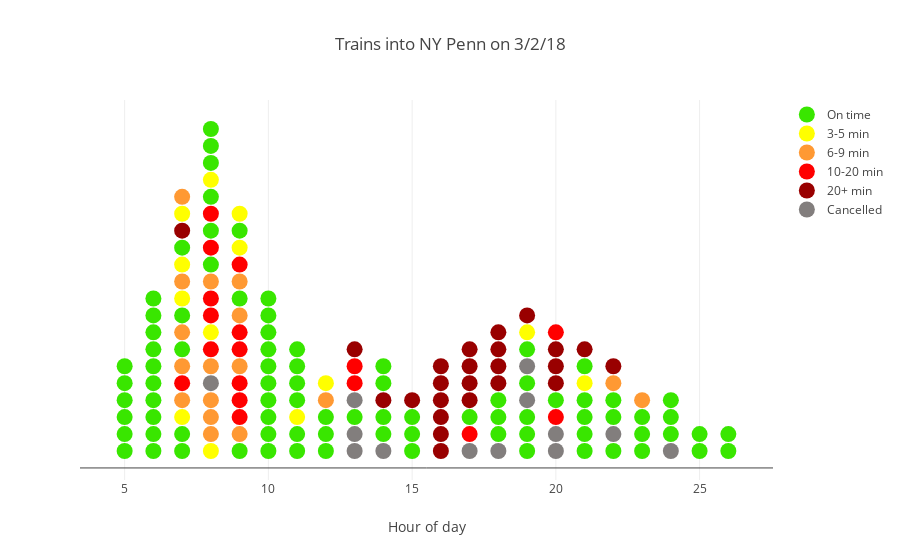

Here is the notebook cell this chart was saved with:
### Code cell
traces = []
for trace in into_traces:
    trace_data = trace[0]
    trace_name = trace[1]
    traces.append(go.Scatter(
        x = trace_data['sched_hour'],
        y = trace_data['sequence'],
        mode='markers',
        marker=dict(
            size='16',
            color = trace_data['severity_color'], #set color equal to a variable
        ),
        text = trace_data['line'] + trace_data['id'],
        name = trace_name
    ))
layout = go.Layout(
        title='Trains into NY Penn on 3/2/18',
        xaxis=dict(
            title='Hour of day'
        ),
        yaxis=dict(
            ticks='',
            showticklabels=False,
            showgrid=False
        )
    )
fig = go.Figure(data=traces, layout=layout)
plotly.offline.iplot(fig)

### Figure 1 — Plotly figure (JSON) as saved in the notebook; plotly's stock layout.template omitted (floating-point values rounded to 4 significant figures)
{"data": [{"marker": {"color": ["#39e600", "#39e600", "#39e600", "#39e600", "#39e600", "#39e600", "#39e600", "#39e600", "#39e600", "#39e600", "#39e600", "#39e600", "#39e600", "#39e600", "#39e600", "#39e600", "#39e600", "#39e600", "#39e600", "#39e600", "#39e600", "#39e600", "#39e600", "#39e600", "#39e600", "#39e600", "#39e600", "#39e600", "#39e600", "#39e600", "#39e600", "#39e600", "#39e600", "#39e600", "#39e600", "#39e600", "#39e600", "#39e600", "#39e600", "#39e600", "#39e600", "#39e600", "#39e600", "#39e600", "#39e600", "#39e600", "#39e600", "#39e600", "#39e600", "#39e600", "#39e600", "#39e600", "#39e600", "#39e600", "#39e600", "#39e600", "#39e600", "#39e600", "#39e600", "#39e600", "#39e600", "#39e600", "#39e600", "#39e600", "#39e600", "#39e600", "#39e600", "#39e600", "#39e600", "#39e600", "#39e600", "#39e600", "#39e600", "#39e600", "#39e600", "#39e600", "#39e600", "#39e600", "#39e600", "#39e600", "#39e600", "#39e600", "#39e600", "#39e600", "#39e600"], "size": "16"}, "mode": "markers", "name": "On time", "text": ["No Jersey Coast3202", "No Jersey Coast3204", "No Jersey Coast3208", "No Jersey Coast3224", "No Jersey Coast3230", "No Jersey Coast3232", "No Jersey Coast3236", "No Jersey Coast3248", "No Jersey Coast3252", "No Jersey Coast3288", "No Jersey Coast3292", "No Jersey Coast3326", "No Jersey Coast3508", "No Jersey Coast3512", "No Jersey Coast3516", "No Jersey Coast3598", "Northeast Corrdr3700", "Northeast Corrdr3702", "Northeast Corrdr3704", "Northeast Corrdr3714", "Northeast Corrdr3718", "Northeast Corrdr3722", "Northeast Corrdr3738", "Northeast Corrdr3806", "Northeast Corrdr3808", "Northeast Corrdr3810", "Northeast Corrdr3812", "Northeast Corrdr3818", "Northeast Corrdr3832", "Northeast Corrdr3834", "Northeast Corrdr3836", "Northeast Corrdr3838", "Northeast Corrdr3840", "Northeast Corrdr3846", "Northeast Corrdr3848", "Northeast Corrdr3852", "Northeast Corrdr3880", "Northeast Corrdr3888", "Northeast Corrdr3892", "Northeast Corrdr3898", "Northeast Corrdr3910", "Northeast Corrdr3914", "Northeast Corrdr3926", "Northeast Corrdr3934", "Northeast Corrdr3936", "Raritan Valley5126", "Raritan Valley5132", "Raritan Valley5152", "Raritan Valley5154", "Raritan Valley5156", "Raritan Valley5170", "Montclair-Boonton6200", "Montclair-Boonton6202", "Montclair-Boonton6204", "Montclair-Boonton6214", "Montclair-Boonton6222", "Montclair-Boonton6226", "Montclair-Boonton6238", "Montclair-Boonton6242", "Montclair-Boonton6252", "Montclair-Boonton6258", "Montclair-Boonton6270", "Montclair-Boonton6274", "Montclair-Boonton6278", "Montclair-Boonton6280", "Morristown Line6318", "Morristown Line6328", "Gladstone Branch6406", "Morristown Line6602", "Morristown Line6604", "Morristown Line6606", "Morristown Line6612", "Morristown Line6620", "Morristown Line6628", "Morristown Line6632", "Morristown Line6636", "Morristown Line6664", "Morristown Line6666", "Morristown Line6668", "Morristown Line6670", "Morristown Line6672", "Morristown Line6674", "Morristown Line6676", "No Jersey Coast7200", "Northeast Corrdr7800"], "type": "scatter", "x": [5, 5, 6, 8, 9, 10, 11, 14, 15, 24, 25, 9, 10, 19, 21, 19, 6, 6, 7, 8, 9, 10, 18, 5, 5, 6, 6, 7, 10, 11, 11, 12, 13, 14, 14, 15, 22, 24, 25, 18, 6, 7, 8, 10, 10, 10, 12, 21, 22, 23, 11, 5, 6, 6, 8, 10, 11, 14, 15, 17, 19, 21, 22, 23, 24, 8, 10, 7, 5, 6, 6, 7, 8, 10, 11, 12, 18, 19, 19, 20, 21, 21, 23, 26, 26], "y": [2, 6, 5, 14, 14, 9, 5, 3, 1, 2, 1, 1, 3, 5, 2, 1, 2, 7, 1, 19, 10, 4, 2, 1, 4, 4, 9, 13, 8, 2, 6, 2, 3, 2, 5, 2, 4, 4, 2, 4, 3, 2, 16, 2, 6, 1, 1, 3, 3, 2, 1, 3, 1, 8, 20, 10, 7, 6, 3, 3, 2, 1, 1, 3, 3, 12, 7, 7, 5, 6, 10, 9, 18, 5, 4, 3, 3, 3, 7, 4, 4, 6, 1, 1, 2]}, {"marker": {"color": ["#ffff00", "#ffff00", "#ffff00", "#ffff00", "#ffff00", "#ffff00", "#ffff00", "#ffff00", "#ffff00", "#ffff00", "#ffff00", "#ffff00", "#ffff00"], "size": "16"}, "mode": "markers", "name": "3-5 min", "text": ["No Jersey Coast3272", "No Jersey Coast3504", "Northeast Corrdr3720", "Northeast Corrdr3876", "Northeast Corrdr3918", "Northeast Corrdr3920", "Montclair-Boonton6206", "Montclair-Boonton6210", "Montclair-Boonton6216", "Montclair-Boonton6230", "Morristown Line6332", "Morristown Line6610", "Morristown Line6614"], "type": "scatter", "x": [19, 8, 9, 21, 7, 7, 7, 8, 9, 12, 11, 7, 8], "y": [8, 17, 15, 5, 10, 15, 12, 8, 13, 5, 3, 3, 1]}, {"marker": {"color": ["#ff9933", "#ff9933", "#ff9933", "#ff9933", "#ff9933", "#ff9933", "#ff9933", "#ff9933", "#ff9933", "#ff9933", "#ff9933", "#ff9933", "#ff9933", "#ff9933", "#ff9933", "#ff9933", "#ff9933"], "size": "16"}, "mode": "markers", "name": "6-9 min", "text": ["Northeast Corrdr3124", "No Jersey Coast3222", "No Jersey Coast3240", "No Jersey Coast3312", "No Jersey Coast3316", "Northeast Corrdr3706", "Northeast Corrdr3708", "Northeast Corrdr3716", "Northeast Corrdr3814", "Northeast Corrdr3828", "Northeast Corrdr3830", "Northeast Corrdr3882", "Northeast Corrdr3886", "Morristown Line6314", "Morristown Line6324", "Gladstone Branch6410", "Morristown Line6616"], "type": "scatter", "x": [8, 8, 12, 7, 7, 7, 7, 9, 7, 9, 9, 22, 23, 8, 9, 8, 8], "y": [4, 3, 4, 4, 11, 8, 16, 6, 6, 2, 9, 5, 4, 2, 11, 6, 11]}, {"marker": {"color": ["#ff0000", "#ff0000", "#ff0000", "#ff0000", "#ff0000", "#ff0000", "#ff0000", "#ff0000", "#ff0000", "#ff0000", "#ff0000", "#ff0000", "#ff0000", "#ff0000", "#ff0000", "#ff0000", "#ff0000"], "size": "16"}, "mode": "markers", "name": "10-20 min", "text": ["No Jersey Coast3210", "No Jersey Coast3244", "No Jersey Coast3276", "No Jersey Coast3502", "No Jersey Coast3506", "Northeast Corrdr3710", "Northeast Corrdr3712", "Northeast Corrdr3922", "Northeast Corrdr3924", "Northeast Corrdr3928", "Northeast Corrdr3930", "Northeast Corrdr3932", "Raritan Valley5150", "Montclair-Boonton6234", "Montclair-Boonton6248", "Morristown Line6320", "Morristown Line6624"], "type": "scatter", "x": [7, 13, 20, 8, 9, 8, 8, 8, 8, 9, 9, 9, 20, 13, 17, 9, 9], "y": [5, 5, 8, 9, 5, 10, 15, 7, 13, 3, 7, 12, 3, 6, 2, 4, 8]}, {"marker": {"color": ["#990000", "#990000", "#990000", "#990000", "#990000", "#990000", "#990000", "#990000", "#990000", "#990000", "#990000", "#990000", "#990000", "#990000", "#990000", "#990000", "#990000", "#990000", "#990000", "#990000", "#990000", "#990000", "#990000", "#990000"], "size": "16"}, "mode": "markers", "name": "20+ min", "text": ["Northeast Corrdr3154", "No Jersey Coast3256", "No Jersey Coast3260", "No Jersey Coast3266", "No Jersey Coast3270", "No Jersey Coast3274", "No Jersey Coast3278", "No Jersey Coast3284", "No Jersey Coast3500", "No Jersey Coast3510", "No Jersey Coast3514", "Northeast Corrdr3844", "Northeast Corrdr3856", "Northeast Corrdr3858", "Northeast Corrdr3860", "Northeast Corrdr3864", "Northeast Corrdr3866", "Northeast Corrdr3896", "Northeast Corrdr3954", "Raritan Valley5176", "Montclair-Boonton6264", "Morristown Line6648", "Morristown Line6654", "Morristown Line6662"], "type": "scatter", "x": [16, 16, 17, 18, 19, 20, 21, 22, 7, 17, 20, 13, 16, 16, 17, 18, 18, 17, 16, 14, 20, 15, 16, 18], "y": [1, 3, 4, 6, 9, 7, 7, 6, 14, 7, 6, 7, 5, 6, 5, 5, 8, 6, 2, 4, 5, 4, 4, 7]}, {"marker": {"color": ["#827e7d", "#827e7d", "#827e7d", "#827e7d", "#827e7d", "#827e7d", "#827e7d", "#827e7d", "#827e7d", "#827e7d", "#827e7d", "#827e7d", "#827e7d"], "size": "16"}, "mode": "markers", "name": "Cancelled", "text": ["Northeast Corrdr3126", "Northeast Corrdr3742", "Northeast Corrdr3842", "Northeast Corrdr3862", "Northeast Corrdr3868", "Northeast Corrdr3870", "Northeast Corrdr3872", "Northeast Corrdr3874", "Northeast Corrdr3984", "Raritan Valley5134", "Morristown Line6640", "Morristown Line6644", "Morristown Line6656"], "type": "scatter", "x": [8, 24, 13, 18, 19, 19, 20, 20, 22, 13, 13, 14, 17], "y": [5, 1, 4, 1, 6, 4, 1, 2, 2, 2, 1, 1, 1]}], "layout": {"title": "Trains into NY Penn on 3/2/18", "xaxis": {"title": "Hour of day"}, "yaxis": {"showgrid": false, "showticklabels": false, "ticks": ""}}}
